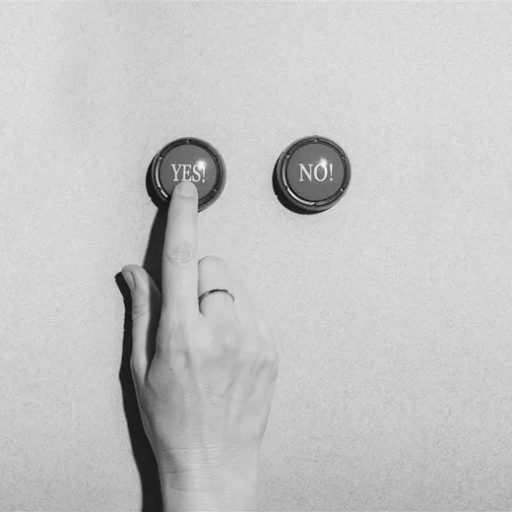
#> input picture zestaw4/YesNo_TestFiltrow.png, 512 x 512 px
$ python apply_filters.py
#> lines starting #> are read from the running program, lines starting #| are printed output that depends on the picture
#!/usr/bin/env python3
"""Zadanie 11 - zastosowanie jąder splotu na obrazie YesNo_TestFiltrow.png

Skrypt:
- wczytuje obraz `YesNo_TestFiltrow.png` z katalogu nadrzędnego
- stosuje cztery zadane jądra (h_a, h_b, h_c, h_d) z normalizacją
- zapisuje wyniki filtrowania (reskalowane do 0-255) w katalogu zad11/
- drukuje krótką analizę: low/high-pass oraz kierunek czułości dla kierunkowych filtrów
"""

import os
import numpy as np
from PIL import Image

def get_script_dir():
    return os.path.dirname(os.path.abspath(__file__))

def load_image(img_path):
#> called with img_path = 'zestaw4/YesNo_TestFiltrow.png'
    img = Image.open(img_path).convert('L')
#> img is the input picture: PIL image 512x512 L; min 16, max 249, mean 196.1
    return np.array(img, dtype=np.float32)

def try_convolve2d():
    try:
        from scipy.signal import convolve2d
        return lambda im, k: convolve2d(im, k, mode='same', boundary='symm')
    except Exception:
        try:
            from scipy.ndimage import convolve
            return lambda im, k: convolve(im, k, mode='reflect')
        except Exception:
            # fallback: simple numpy implementation (slow)
            def conv_fallback(im, k):
                kh, kw = k.shape
                pad_h = kh // 2
                pad_w = kw // 2
                padded = np.pad(im, ((pad_h, pad_h), (pad_w, pad_w)), mode='reflect')
                out = np.zeros_like(im)
                for i in range(out.shape[0]):
                    for j in range(out.shape[1]):
                        patch = padded[i:i+kh, j:j+kw]
                        out[i, j] = np.sum(patch * k)
                return out
            return conv_fallback

def normalize_kernel(k):
    k = np.array(k, dtype=np.float32)
    s = k.sum()
    if abs(s) > 1e-8:
        return k / s
    # sum == 0 -> normalize by sum of absolute values to keep scale
    a = np.sum(np.abs(k))
    if a == 0:
        return k
    return k / a

def rescale_to_uint8(arr):
    mn = arr.min()
    mx = arr.max()
    if mx - mn < 1e-8:
        return np.clip(arr, 0, 255).astype(np.uint8)
    scaled = (arr - mn) / (mx - mn) * 255.0
    return np.clip(scaled, 0, 255).astype(np.uint8)

def kernel_direction(k):
    # compute weighted centroid (dx, dy) where x is cols (east +), y is rows (south +)
    kh, kw = k.shape
    cy = kh // 2
    cx = kw // 2
    ys, xs = np.mgrid[0:kh, 0:kw]
    dx = np.sum((xs - cx) * k)
    dy = np.sum((ys - cy) * k)
    # if negligible vector, return None
    if abs(dx) < 1e-6 and abs(dy) < 1e-6:
        return None
    ang = np.degrees(np.arctan2(-dy, dx))  # negative dy since image y grows down
    ang = (ang + 360) % 360
    # map to 8 compass directions
    directions = ['E', 'NE', 'N', 'NW', 'W', 'SW', 'S', 'SE']
    sector = int(((ang + 22.5) % 360) // 45)
    return directions[sector]

def analyze_kernel(k):
    k = np.array(k, dtype=np.float32)
    has_neg = np.any(k < 0)
    s = k.sum()
    if not has_neg and s > 0:
        kind = 'low-pass (smoothing)'
    else:
        if abs(s) < 1e-6:
            kind = 'high-pass / edge detector (zero-sum kernel)'
        elif has_neg and s > 0:
            kind = 'sharpening / band-pass (contains negative lobes)'
        else:
            kind = 'other (mixed signs)'
    direction = kernel_direction(k)
    return kind, s, direction

def main():
    script_dir = get_script_dir()
    zad11_dir = os.path.join(script_dir)
    parent = os.path.normpath(os.path.join(script_dir, '..'))
    img_path = os.path.join(parent, 'YesNo_TestFiltrow.png')
    if not os.path.exists(img_path):
        print('ERROR: input image not found:', img_path)
        return

    im = load_image(img_path)
    conv = try_convolve2d()

    kernels = {
        'h_a': np.array([[0,0,1,0,0],[0,2,2,2,0],[1,2,5,2,1],[0,2,2,2,0],[0,0,1,0,0]], dtype=np.float32),
        'h_b': np.array([[1,-2,1],[-2,5,-2],[1,-2,1]], dtype=np.float32),
        'h_c': np.array([[0,1,1],[-1,1,1],[-1,-1,0]], dtype=np.float32),
        'h_d': np.array([[1,-1,-1],[1,-2,-1],[1,1,1]], dtype=np.float32),
    }

    out_dir = os.path.join(parent, 'zad11_outputs')
    os.makedirs(out_dir, exist_ok=True)

    summary_lines = []

    for name, k in kernels.items():
        k_norm = normalize_kernel(k)
        print(f'Applying {name} (normalized). Sum before normalization = {k.sum():.3f}, after = {k_norm.sum():.3f}')
        res = conv(im, k_norm)
        # save a rescaled visualization
        vis = rescale_to_uint8(res)
        out_path = os.path.join(out_dir, f'{name}_filtered.png')
        Image.fromarray(vis).save(out_path)
        kind, s, direction = analyze_kernel(k)
        summary_lines.append(f"{name}: kind={kind}, raw_sum={k.sum():.3f}, direction={direction}")
        print(summary_lines[-1])
#> this loop made 4 passes
#> (mn in rescale_to_uint8, mx in rescale_to_uint8) on passes 1 to 4: (21.36, 243.3), (-112, 331), (-415, 661), (-55.3, 49.4)
#> pass 2, in main, `res = conv(im, k_norm)`:
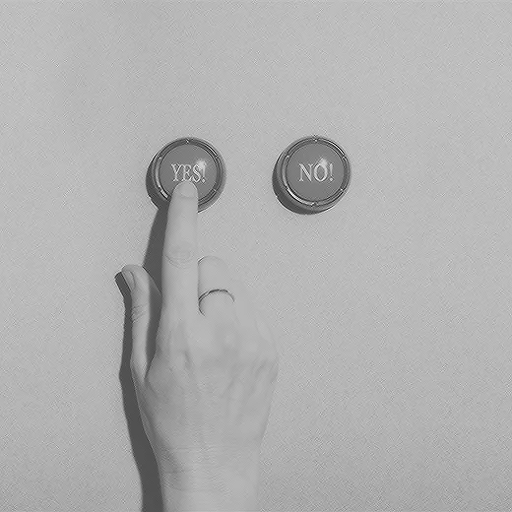
#> res: shape (512, 512) float32; min -112, max 331, mean 196.1; drawn with min black and max white
#> after the loop:
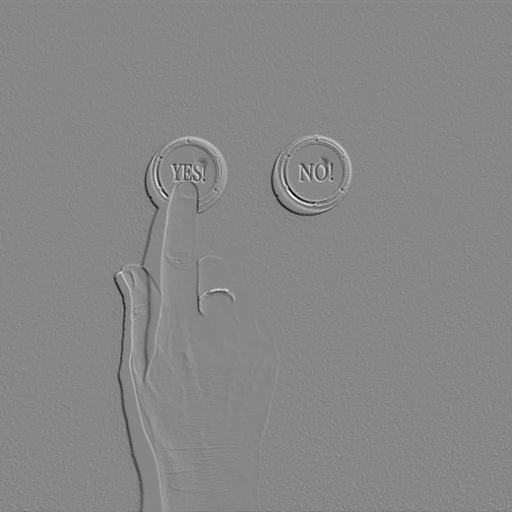
#> res: shape (512, 512) float32; min -55.3, max 49.4, mean 0; drawn with min black and max white
#> after the loop, summary_lines = 4 items

    # Save summary
    summary_path = os.path.join(out_dir, 'summary.txt')
    with open(summary_path, 'w', encoding='utf-8') as f:
        f.write('\n'.join(summary_lines))

    print('\nOutputs saved to:', out_dir)
#| Outputs saved to: zestaw4/zad11_outputs
    print('Summary:')
    for l in summary_lines:
        print(' -', l)
#> this loop made 4 passes
#|  - h_a: kind=low-pass (smoothing), raw_sum=25.000, direction=None
#|  - h_b: kind=sharpening / band-pass (contains negative lobes), raw_sum=1.000, direction=None
#|  - h_c: kind=sharpening / band-pass (contains negative lobes), raw_sum=1.000, direction=NE
#|  - h_d: kind=high-pass / edge detector (zero-sum kernel), raw_sum=0.000, direction=SW

if __name__ == '__main__':
    main()

$ run again, with zestaw4/Odd_Moon.png copied over zestaw4/YesNo_TestFiltrow.png
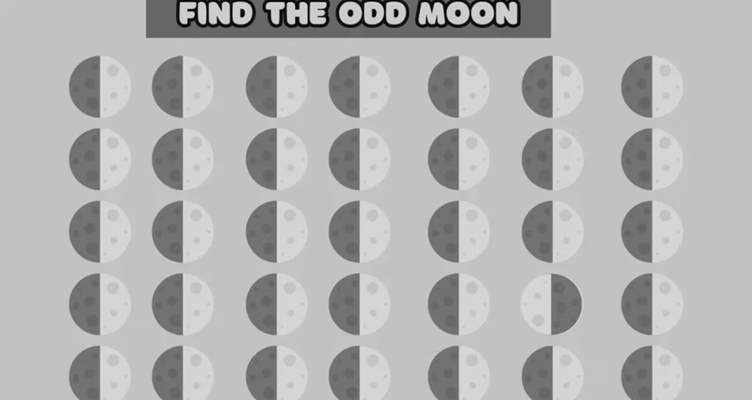
#> input picture zestaw4/Odd_Moon.png, 752 x 400 px
#> in load_image, img is the input picture: PIL image 752x400 L; min 0, max 224, mean 178.8
#> the loop in main, `for name, k in kernels.items():` made 4 passes
#> (mn in rescale_to_uint8, mx in rescale_to_uint8) on passes 1 to 4: (12.88, 216), (-130, 363), (-470, 677), (-66.7, 67.2)
#> pass 1, in rescale_to_uint8, `scaled = (arr - mn) / (mx - mn) * 255.0`:
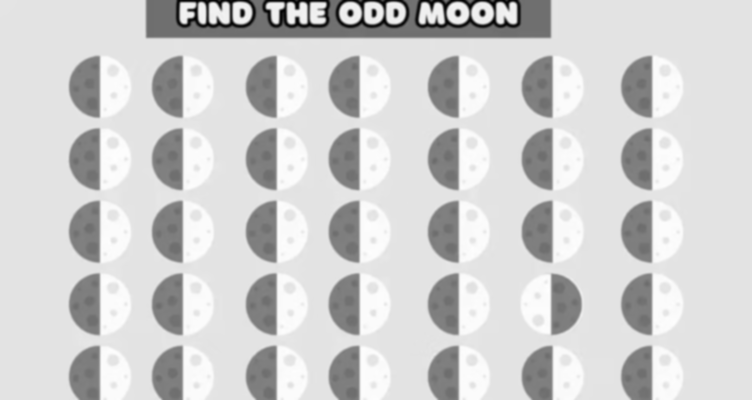
#> scaled: shape (400, 752) float32; min 0, max 255, mean 208.3
#> after the loop in main, `for name, k in kernels.items():`:
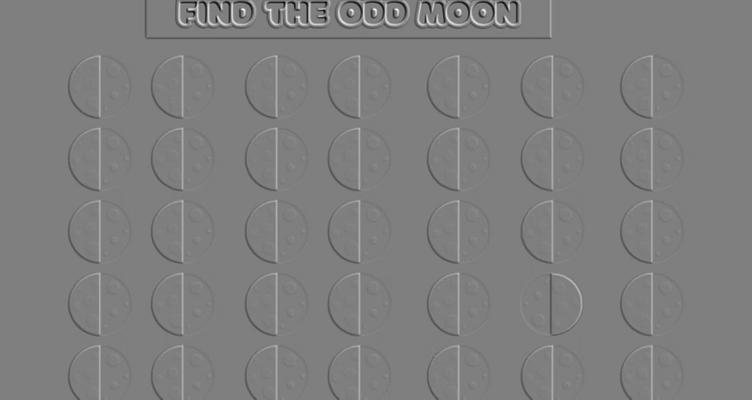
#> res: shape (400, 752) float32; min -66.7, max 67.2, mean -0.1; drawn with min black and max white
#> after the loop in main, `for name, k in kernels.items():`: summary_lines = 4 items
#| Outputs saved to: zestaw4/zad11_outputs
#> the loop in main, `for l in summary_lines:` made 4 passes
#|  - h_a: kind=low-pass (smoothing), raw_sum=25.000, direction=None
#|  - h_b: kind=sharpening / band-pass (contains negative lobes), raw_sum=1.000, direction=None
#|  - h_c: kind=sharpening / band-pass (contains negative lobes), raw_sum=1.000, direction=NE
#|  - h_d: kind=high-pass / edge detector (zero-sum kernel), raw_sum=0.000, direction=SW
